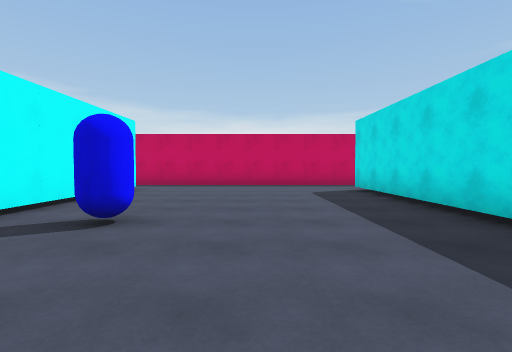
View 1 (above)

17 first-person views from a walk through a scene from a Unity 3-D project. The camera is 1.3 m above the floor, tilts 2° down and sees 85° across. The floor is counted in squares, 1.8 m on a side. Each view is taken from the middle of a square. On the plan, view 1 faces up. The plan holds only what a view shows up to about 10 squares ahead; the rest is blank. The place goes on beyond the plan. The player is left out.

View 2
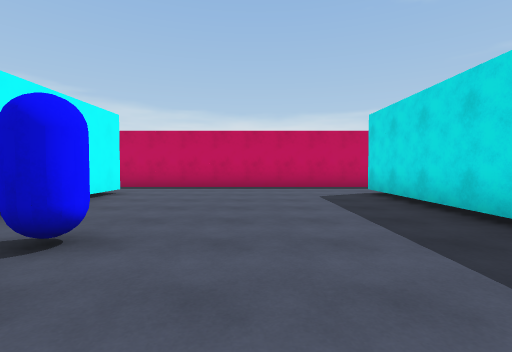

View 3
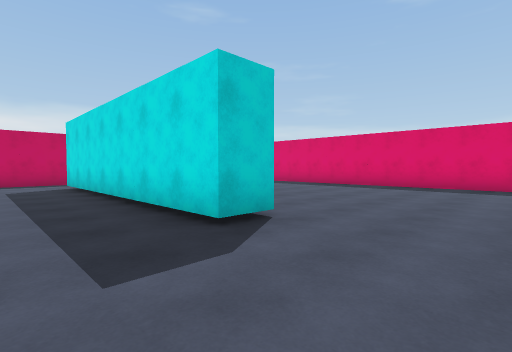

View 4
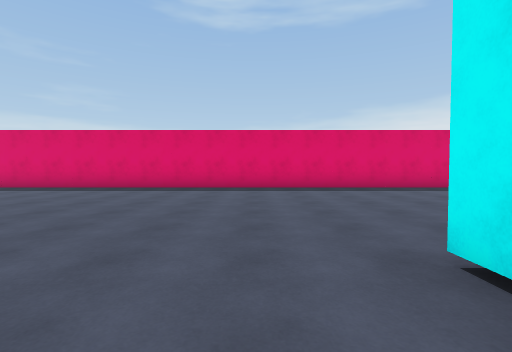

View 5
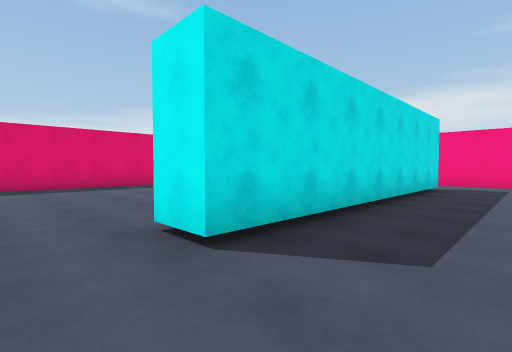

View 6
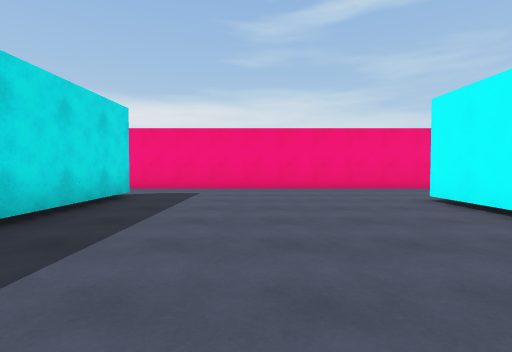

View 7
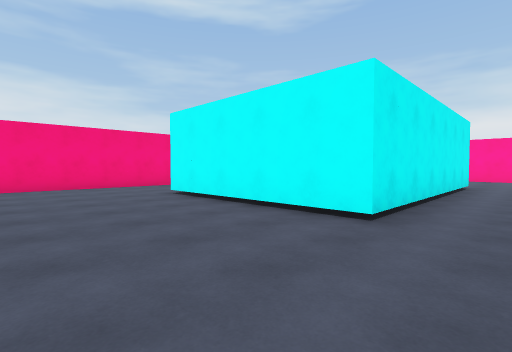

View 8
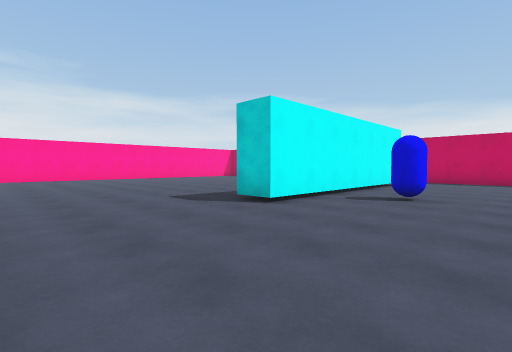

View 9
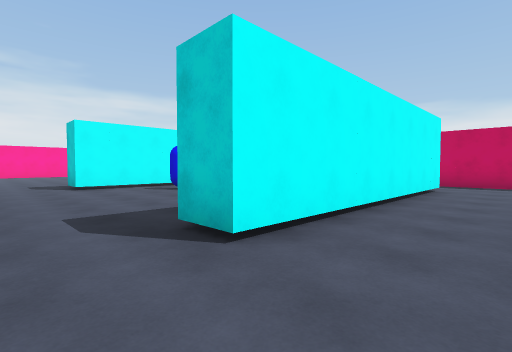

View 10
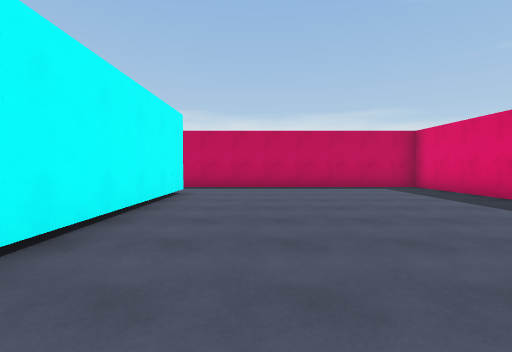

View 11
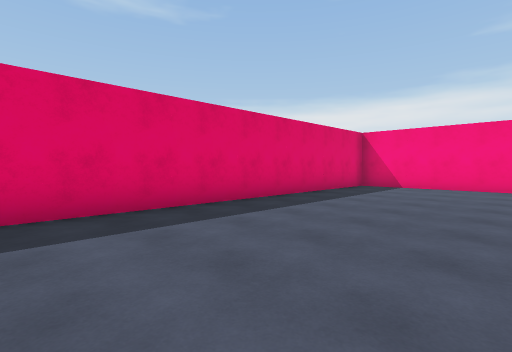

View 12
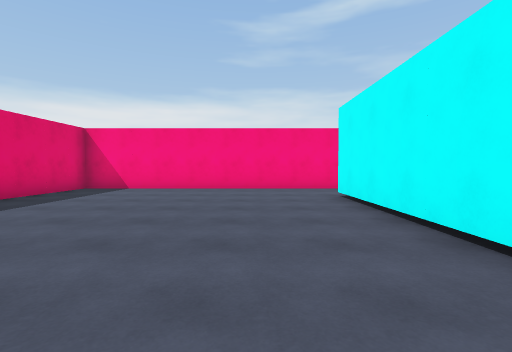

View 13
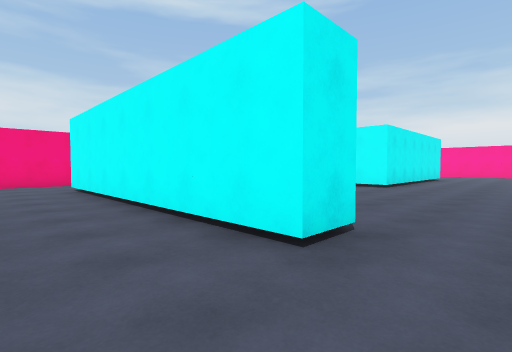

View 14
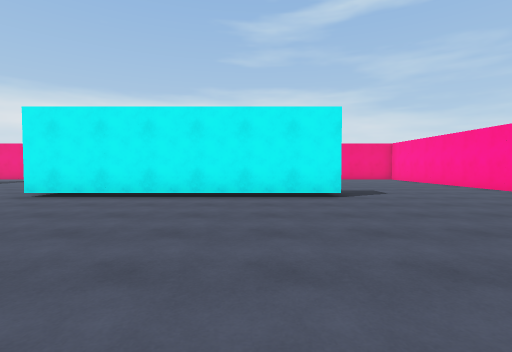

View 15
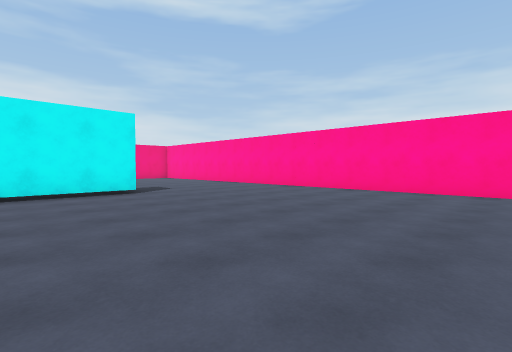

View 16
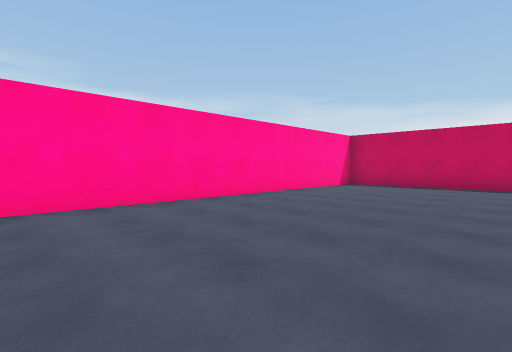

View 17
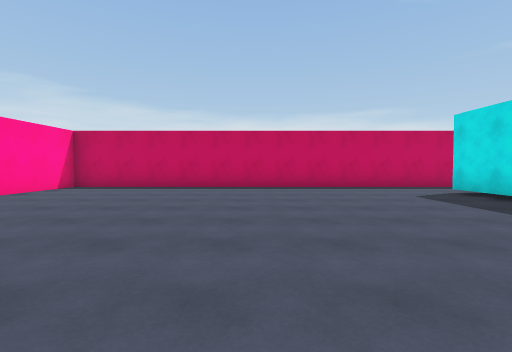

### Floor plan
Points are (right, up) in squares from view 1. A wall is a line through its corners. A room is listed if a view was taken in it or the views show most of it. See-through windows are left out.
Room 1 (views 1, 2, 3, 4, 5, 6, 7, 8, 9, 10, 11, 12, 13, 14, 15, 16, 17)
walls: (-4.7, 6.8) (-4.7, 8.6); (-11, -5.5) (-3.6, -5.5) (-3.6, -10.9); (-3.6, 8.6) (-3.6, 1.1) (-4.8, 1.1); (4, 8.6) (4, 0.7) (3, 0.7) (3, 8.6); (3, -11.8) (3, -3.4) (4, -3.4) (4, -11.8); (-5.8, -14.1) (11.5, -14.1) (11.5, 10.7) (-16.3, 10.7) (-16.3, -3.9); (-16.3, -7) (-16.3, -9)
objects: other object (-2, 3) to (-2, 4)

Where each view was taken, in squares from view 1:
view 1: 0 up, 0 right, facing up
view 2: 1 up, 0 right, facing up
view 3: 2 down, 1 right, facing up-right
view 4: 2 down, 2 right, facing right
view 5: 2 down, 1 right, facing down-right
view 6: 5 down, 0 right, facing down
view 7: 4 down, 0 right, facing down-left
view 8: 3 down, 0 right, facing up-left
view 9: 1 down, 6 right, facing up-left
view 10: 1 up, 6 right, facing up
view 11: 4 down, 7 right, facing down-right
view 12: 5 down, 6 right, facing down
view 13: 2 down, 6 right, facing down-left
view 14: 1 up, 9 left, facing down
view 15: 2 up, 8 left, facing down-left
view 16: 0 up, 11 left, facing up-left
view 17: 1 up, 10 left, facing up
